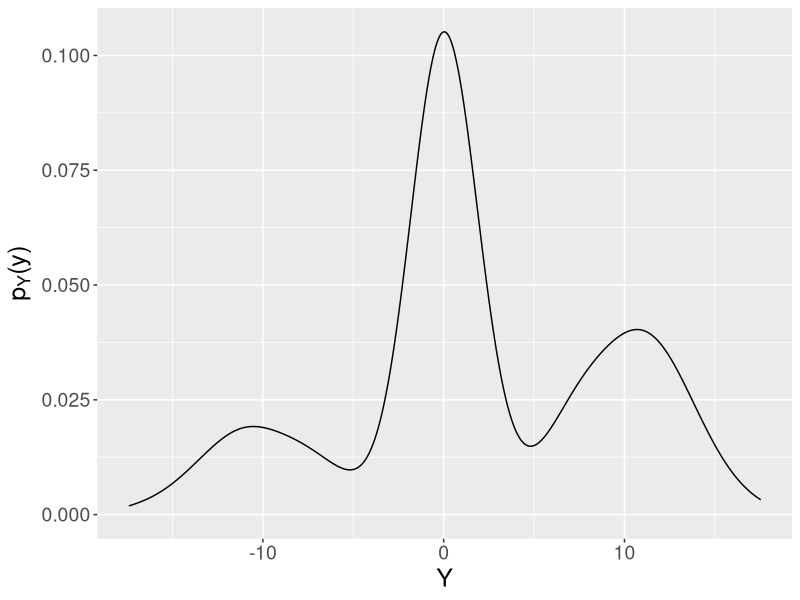
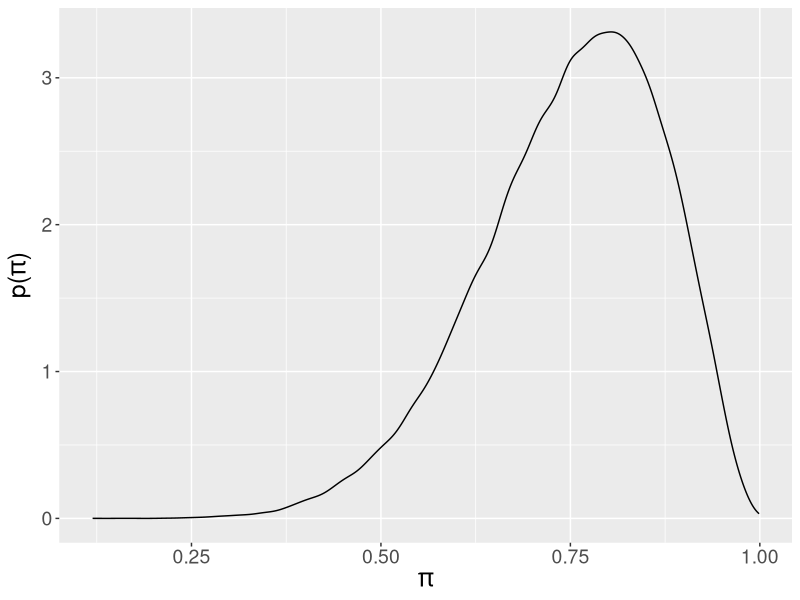
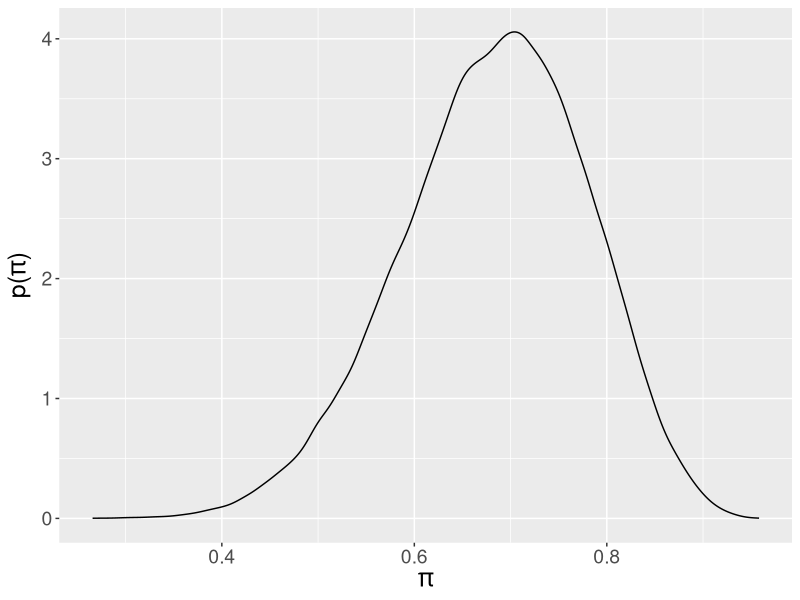
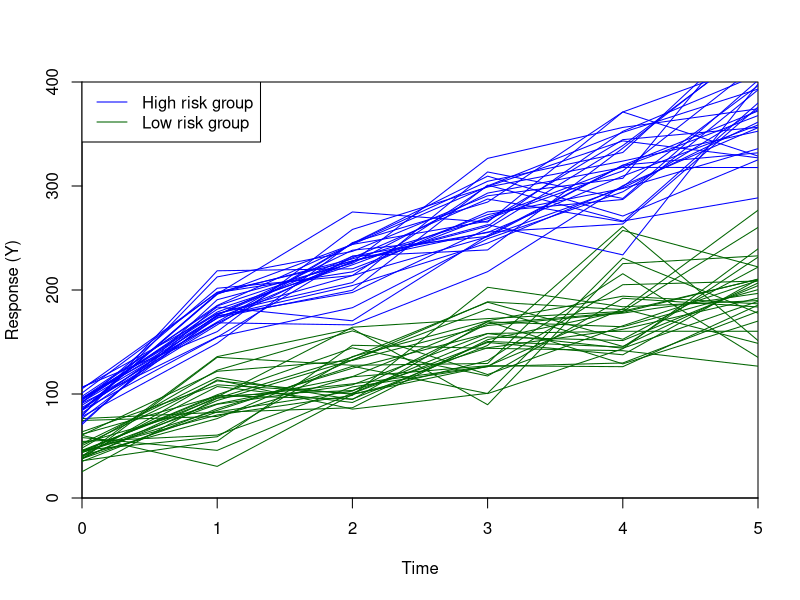

Write the R code that produced these figures, in order. (Note: this script raises an error after producing the figures.)
install.packages("ggplot2")
library(ggplot2)

#mixture density
mat=rmultinom(1, 1000, c(1/6,1/2,1/3))
first=rnorm(mat[1,1], -10, 3)
second=rnorm(mat[2,1], 0, 1)
third=rnorm(mat[3,1], 10, 3)
sample = c(first, second, third)

densityplot = ggplot()+ aes(sample) + geom_density()
densityplot + ylab(expression("p"[ Y ]*"(y)"))  + xlab("Y") + theme(axis.text=element_text(size=14),axis.title=element_text(size=18), plot.title=element_text(size=20))

#toy problem-beta prior
sample = rbeta(n=100000, shape1 = 9, shape2 = 3)
densityplot = ggplot()+ aes(sample) + geom_density()
densityplot + ylab(expression("p("*pi*")"))  + xlab(expression(pi)) + theme(axis.text=element_text(size=14),axis.title=element_text(size=18), plot.title=element_text(size=20))

#toy problem-beta posterior
sample = rbeta(n=100000, shape1 = 9 + 6, shape2 = 3 + 10 - 6)
densityplot = ggplot()+ aes(sample) + geom_density()
densityplot + ylab(expression("p("*pi*")"))  + xlab(expression(pi)) + theme(axis.text=element_text(size=14),axis.title=element_text(size=18), plot.title=element_text(size=20))

#example for motivation of mixture random effects
group1 = 50
group2 = 90

subject_count = 30
variance1=10
variance2=10

response1 = c(rnorm(subject_count, group1, variance1), rnorm(subject_count, group2, variance2))
response2 = c(rnorm(subject_count, group1, variance1) * 2, rnorm(subject_count, group2, variance2)*2)
response3 = c(rnorm(subject_count, group1, variance1) * 2.5, rnorm(subject_count, group2, variance2)*2.5)
response4 = c(rnorm(subject_count, group1, variance1) * 3, rnorm(subject_count, group2, variance2)*3)
response5 = c(rnorm(subject_count, group1, variance1) * 3.5, rnorm(subject_count, group2, variance2)*3.5)
response6 = c(rnorm(subject_count, group1, variance1) * 4, rnorm(subject_count, group2, variance2)*4)

resp = data.frame(response1, response2, response3, response4, response5, response6)
plot(NULL,xlab="Time", ylab = "Response (Y)", xlim=c(0, 5), ylim=c(0, 400),type = 'n', yaxs="i", xaxs="i")

for(i in 1:(subject_count*2)){
  if(i>subject_count){
    color="blue"
  }else{
    color="darkgreen"
  }
  lines(x = c(0:5), y=c(resp$response1[i], resp$response2[i], resp$response3[i], resp$response4[i], resp$response5[i], resp$response6[i]), col=color)
}
legend("topleft", lty=1, col=c("blue", "darkgreen"),  legend=c("High risk group", "Low risk group"))


#######  Constrained jags trial ########

model=function(){
  for(i in 1:10){
    y1[i]~dnorm(mu1,1)
    y2[i]~dnorm(mu2,1)
  }
  mu1~dnorm(0,1)
  z~dinterval(mu2*mu2, cons-mu1*mu1)
  mu2~dnorm(0,1)
  
  #z~dbern(constraint)
  #constraint <- step(mu1*mu1 + mu2*mu2 - cons)
}

y1 = rnorm(10, 0, 1)
y2 = rnorm(10, 0, 1)
y1 = c(-0.35, -0.46,  1.05, -0.20, -0.70,  0.19,  1.07,  1.10,  0.54, -0.01)
y2 = c(0.09, 0.25,  0.04, -1.03,  0.53,  1.56,  0.03, -0.13,  0.31,  0.54)
z=1

cons = 0.2
 
datanodes = list("y1"=y1,"y2"=y2,"z"=z,"cons"=cons)
initialValues = list(list("mu1"=c(0), "mu2"=c(0)))
stochasticNodes = c("mu1", "mu2", "z")
 
unload.module("glm")
fit = jags(data=datanodes, inits=initialValues, 
           parameters.to.save = stochasticNodes, n.chains=1, 
           n.iter=20000, n.thin=5, n.burnin=50, model.file=model, 
           jags.module=NULL)
mcmcfit = as.mcmc(fit)
ggs_density(ggs(mcmcfit))
mcmcdf = data.frame(mcmcfit[[1]])
mcmcdf$cons = (mcmcdf$mu1^2 + mcmcdf$mu2^2)>cons
qplot(y=mu1,x=mu2, data=mcmcdf, color=cons)
